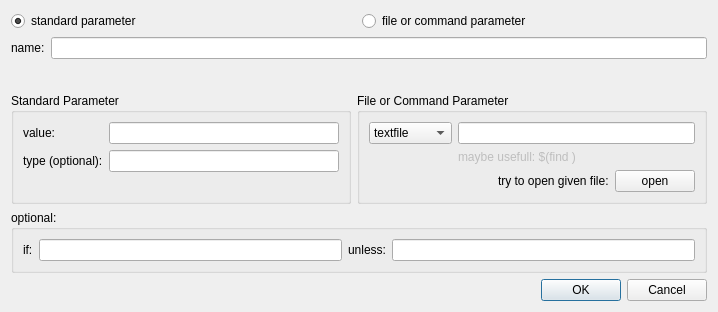
<?xml version="1.0" encoding="UTF-8"?>
<ui version="4.0">
 <class>ParameterEdit</class>
 <widget class="QDialog" name="ParameterEdit">
  <property name="geometry">
   <rect>
    <x>0</x>
    <y>0</y>
    <width>718</width>
    <height>312</height>
   </rect>
  </property>
  <property name="windowTitle">
   <string>Parameter</string>
  </property>
  <property name="windowIcon">
   <iconset>
    <normaloff>:/icons/logo.png</normaloff>:/icons/logo.png</iconset>
  </property>
  <layout class="QGridLayout" name="gridLayout_2">
   <item row="0" column="0" colspan="2">
    <layout class="QHBoxLayout" name="horizontalLayout">
     <item>
      <widget class="QRadioButton" name="radioButton_standard">
       <property name="text">
        <string>standard parameter</string>
       </property>
       <property name="checked">
        <bool>true</bool>
       </property>
      </widget>
     </item>
     <item>
      <widget class="QRadioButton" name="radioButton_file">
       <property name="text">
        <string>file or command parameter</string>
       </property>
      </widget>
     </item>
    </layout>
   </item>
   <item row="1" column="0" colspan="2">
    <layout class="QFormLayout" name="formLayout">
     <item row="0" column="0">
      <widget class="QLabel" name="label">
       <property name="text">
        <string>name:</string>
       </property>
      </widget>
     </item>
     <item row="0" column="1">
      <widget class="QLineEdit" name="lineEdit_name">
       <property name="toolTip">
        <string>namespace/name</string>
       </property>
       <property name="inputMask">
        <string/>
       </property>
       <property name="text">
        <string/>
       </property>
      </widget>
     </item>
    </layout>
   </item>
   <item row="2" column="0">
    <widget class="QGroupBox" name="groupBox_standard">
     <property name="title">
      <string>Standard Parameter</string>
     </property>
     <layout class="QFormLayout" name="formLayout_2">
      <property name="fieldGrowthPolicy">
       <enum>QFormLayout::ExpandingFieldsGrow</enum>
      </property>
      <item row="0" column="0">
       <widget class="QLabel" name="label_2">
        <property name="text">
         <string>value:</string>
        </property>
       </widget>
      </item>
      <item row="0" column="1">
       <widget class="QLineEdit" name="lineEdit_value">
        <property name="toolTip">
         <string>value</string>
        </property>
       </widget>
      </item>
      <item row="2" column="0">
       <widget class="QLabel" name="label_3">
        <property name="text">
         <string>type (optional):</string>
        </property>
       </widget>
      </item>
      <item row="2" column="1">
       <widget class="QLineEdit" name="lineEdit_type">
        <property name="toolTip">
         <string>str|int|double|bool</string>
        </property>
        <property name="inputMask">
         <string/>
        </property>
       </widget>
      </item>
     </layout>
    </widget>
   </item>
   <item row="2" column="1">
    <widget class="QGroupBox" name="groupBox_file">
     <property name="enabled">
      <bool>true</bool>
     </property>
     <property name="title">
      <string>File or Command Parameter</string>
     </property>
     <layout class="QGridLayout" name="gridLayout_3">
      <item row="0" column="0">
       <widget class="QComboBox" name="comboBox_file">
        <item>
         <property name="text">
          <string>textfile</string>
         </property>
        </item>
        <item>
         <property name="text">
          <string>binfile</string>
         </property>
        </item>
        <item>
         <property name="text">
          <string>command</string>
         </property>
        </item>
       </widget>
      </item>
      <item row="0" column="1">
       <widget class="QLineEdit" name="lineEdit_file">
        <property name="toolTip">
         <string>$(find pkg-name)/path/file.txt</string>
        </property>
       </widget>
      </item>
      <item row="1" column="1">
       <widget class="QLabel" name="label_4">
        <property name="enabled">
         <bool>false</bool>
        </property>
        <property name="text">
         <string>maybe usefull: $(find &lt;PACKAGENAME&gt;) </string>
        </property>
       </widget>
      </item>
      <item row="2" column="1">
       <layout class="QHBoxLayout" name="horizontalLayout_2">
        <item>
         <spacer name="horizontalSpacer">
          <property name="orientation">
           <enum>Qt::Horizontal</enum>
          </property>
          <property name="sizeHint" stdset="0">
           <size>
            <width>40</width>
            <height>20</height>
           </size>
          </property>
         </spacer>
        </item>
        <item>
         <widget class="QLabel" name="label_5">
          <property name="text">
           <string>try to open given file:</string>
          </property>
         </widget>
        </item>
        <item>
         <widget class="QPushButton" name="pushButton_tryOpen">
          <property name="text">
           <string>open</string>
          </property>
         </widget>
        </item>
       </layout>
      </item>
     </layout>
    </widget>
   </item>
   <item row="3" column="0" colspan="2">
    <widget class="QGroupBox" name="groupBox">
     <property name="title">
      <string>optional:</string>
     </property>
     <layout class="QGridLayout" name="gridLayout">
      <item row="0" column="0">
       <widget class="QLabel" name="label_8">
        <property name="text">
         <string>if:</string>
        </property>
       </widget>
      </item>
      <item row="0" column="1">
       <widget class="QLineEdit" name="lineEdit_if">
        <property name="toolTip">
         <string>$(arg foo)</string>
        </property>
       </widget>
      </item>
      <item row="0" column="2">
       <widget class="QLabel" name="label_9">
        <property name="text">
         <string>unless:</string>
        </property>
       </widget>
      </item>
      <item row="0" column="3">
       <widget class="QLineEdit" name="lineEdit_unless">
        <property name="toolTip">
         <string>$(arg foo)</string>
        </property>
       </widget>
      </item>
     </layout>
    </widget>
   </item>
   <item row="4" column="1">
    <widget class="QDialogButtonBox" name="buttonBox">
     <property name="orientation">
      <enum>Qt::Horizontal</enum>
     </property>
     <property name="standardButtons">
      <set>QDialogButtonBox::Cancel|QDialogButtonBox::Ok</set>
     </property>
    </widget>
   </item>
  </layout>
 </widget>
 <resources/>
 <connections>
  <connection>
   <sender>buttonBox</sender>
   <signal>rejected()</signal>
   <receiver>ParameterEdit</receiver>
   <slot>reject()</slot>
   <hints>
    <hint type="sourcelabel">
     <x>316</x>
     <y>260</y>
    </hint>
    <hint type="destinationlabel">
     <x>286</x>
     <y>274</y>
    </hint>
   </hints>
  </connection>
  <connection>
   <sender>buttonBox</sender>
   <signal>accepted()</signal>
   <receiver>ParameterEdit</receiver>
   <slot>accept()</slot>
   <hints>
    <hint type="sourcelabel">
     <x>248</x>
     <y>254</y>
    </hint>
    <hint type="destinationlabel">
     <x>157</x>
     <y>274</y>
    </hint>
   </hints>
  </connection>
 </connections>
</ui>
